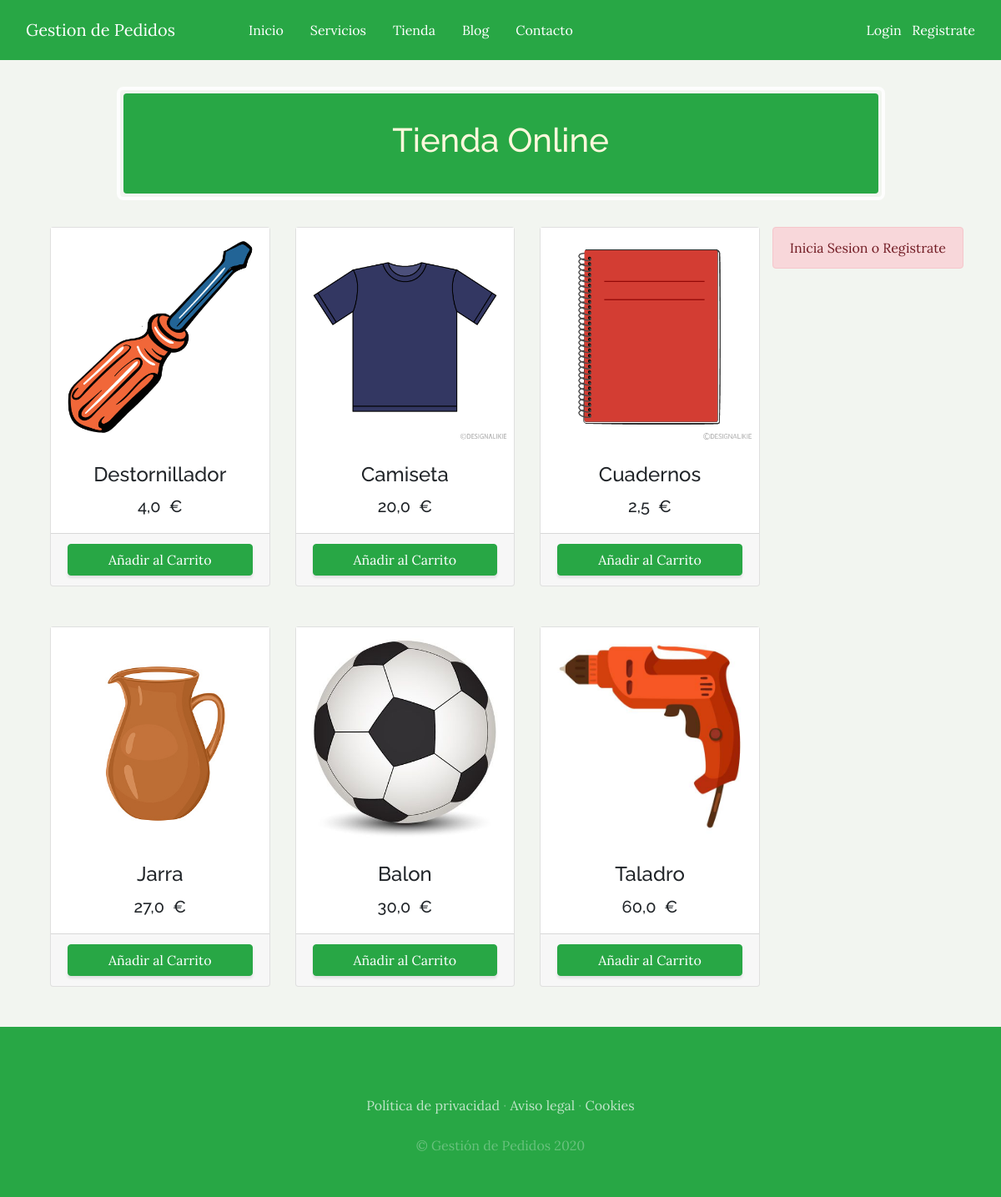
The app's page /tienda/ with its own data.
### tienda/models.py (models this page shows)
class Producto(models.Model):
    nombre = models.CharField(max_length=50)
    categorias = models.ForeignKey(CategoriaProd, on_delete=models.CASCADE)
    imagenes = models.ImageField(upload_to="tienda", null=True, blank=True)
    precio = models.FloatField()
    disponiblidad = models.BooleanField(default=True)
    created = models.DateField(auto_now_add=True)
    update = models.DateField(auto_now_add=True)
    class Meta:
        verbose_name = "producto"
        verbose_name_plural = "productos"

### tienda/views.py (the view)
# urls.py: path('tienda/', include('tienda.urls')),
def tienda(request):
    producto = Producto.objects.all()
    return render(request, "tienda/tienda.html", {
        'productos': producto
    })

### carro/context_processor.py (called while the page is built)
def importe_total_carro(request):
    total = 0
    if request.user.is_authenticated:
        for key, value in request.session["carro"].items():
            total += float(value["precio"]) * value["cantidad"]
    else:
        total = "Inicia Sesion o Registrate"
    return {"importe_total_carro": total}

### tienda/templates/tienda/tienda.html (shortened to what this page needs)
{% extends 'WebApp/base.html' %}
{% load static %}
{% block content %}
  <section class="page-section cta">
    <div class="container">
      <div class="row">
        <div class="col-xl-9 mx-auto">
          <div class="cta-inner text-center rounded bg-success">
            <h1>
                Tienda Online
            </h1>
          </div>
        </div>
      </div>
    </div>
  </section>
  <div class="container">
      <div style="float: right;">
        {% if request.user.is_authenticated %}
          {% include "carro/widget.html" %}
        {% else %}
          <div class="alert alert-danger">
            Inicia Sesion o Registrate
          </div>
        {% endif %}
      </div>
    <div class="row">
  {% for producto in productos %}
        <div class="col-sm-8 col-md-7 col-lg-4 col-xl-4">
          <div class="card mb-5">
            <img src="{{ producto.imagenes.url }}">
            <div class="card-body">
              <h4 class="card-title text-center">{{ producto.nombre }}</h4>
              <h5 class="card-text text-center">{{ producto.precio }} &nbsp;€</h5>
            </div>
            <div class="card-footer text-center">
                <a href="{% url 'carro:agregar' producto.id %}"
                class="btn btn-success btn-block">Añadir al Carrito</a>
            </div>
          </div>
        </div>
  {% endfor %}
  </div>
</div>
    {% endblock %}

### WebApp/static/WebApp/css/gestion.css (style rules this page uses)
body { font-family: 'Lora'; background: rgba(242 245 240); background-attachment: fixed; background-position: center; background-size: cover; }
h1, h2, h3, h4, h5, h6 { font-family: 'Raleway'; }
.page-section { margin-top: 5rem; margin-bottom: 5rem; }
.container-fluid, ul, li, a { color: white; }
.cta { padding-top: 0rem !important; padding-bottom: 0rem !important; }
.cta .cta-inner { margin: -2.5rem !important; padding: 2rem !important; }
.cta { padding-top: 5rem; padding-bottom: 5rem; background-color: rgb(242, 245, 240); }
.cta .cta-inner { position: relative; padding: 3rem; margin: 0.5rem; background-color: rgba(24, 64, 8); color: cornsilk; }
.cta .cta-inner:before { border-radius: 0.5rem; content: ''; position: absolute; top: -0.5rem; bottom: -0.5rem; left: -0.5rem; right: -0.5rem; border: 0.25rem solid rgba(255, 255, 255, 0.85); }
.btn { box-shadow: 0px 3px 3px 0px rgba(33, 37, 41, 0.1); }

### records on screen
Producto: imagenes (picture), nombre "Destornillador", precio "4,0"
Producto: imagenes (picture), nombre "Camiseta", precio "20,0"
Producto: imagenes (picture), nombre "Cuadernos", precio "2,5"
Producto: imagenes (picture), nombre "Jarra", precio "27,0"
Producto: imagenes (picture), nombre "Balon", precio "30,0"
Producto: imagenes (picture), nombre "Taladro", precio "60,0"
